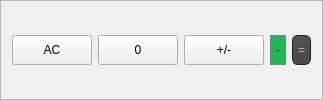
    <widget class="QFrame" name="frame_6">
     <property name="frameShape">
      <enum>QFrame::StyledPanel</enum>
     </property>
     <property name="frameShadow">
      <enum>QFrame::Raised</enum>
     </property>
     <layout class="QHBoxLayout" name="horizontalLayout_5">
      <item>
       <widget class="QPushButton" name="Clear">
        <property name="sizePolicy">
         <sizepolicy hsizetype="Preferred" vsizetype="Preferred">
          <horstretch>0</horstretch>
          <verstretch>0</verstretch>
         </sizepolicy>
        </property>
        <property name="minimumSize">
         <size>
          <width>0</width>
          <height>30</height>
         </size>
        </property>
        <property name="maximumSize">
         <size>
          <width>16777215</width>
          <height>30</height>
         </size>
        </property>
        <property name="styleSheet">
         <string notr="true"/>
        </property>
        <property name="text">
         <string>AC</string>
        </property>
       </widget>
      </item>
      <item>
       <widget class="QPushButton" name="Button0">
        <property name="minimumSize">
         <size>
          <width>0</width>
          <height>30</height>
         </size>
        </property>
        <property name="maximumSize">
         <size>
          <width>16777215</width>
          <height>30</height>
         </size>
        </property>
        <property name="styleSheet">
         <string notr="true"/>
        </property>
        <property name="text">
         <string>0</string>
        </property>
       </widget>
      </item>
      <item>
       <widget class="QPushButton" name="ChangeSign">
        <property name="minimumSize">
         <size>
          <width>0</width>
          <height>30</height>
         </size>
        </property>
        <property name="maximumSize">
         <size>
          <width>16777215</width>
          <height>30</height>
         </size>
        </property>
        <property name="styleSheet">
         <string notr="true">
 </string>
        </property>
        <property name="text">
         <string>+/-</string>
        </property>
       </widget>
      </item>
      <item>
       <widget class="QPushButton" name="Subtract">
        <property name="minimumSize">
         <size>
          <width>0</width>
          <height>30</height>
         </size>
        </property>
        <property name="maximumSize">
         <size>
          <width>16777215</width>
          <height>30</height>
         </size>
        </property>
        <property name="styleSheet">
         <string notr="true">QPushButton {
	background-color: #1db954;
	color: black;
     background-color: #1db954; border: 1px solid gray;
	border-radius: 10px;
	padding: 5px;
}
QPushButton:pressed {
    background-color: #212121; border: 1px solid gray;
	border-radius: 10px;
color: white;
	padding: 5px;
}</string>
        </property>
        <property name="text">
         <string>-</string>
        </property>
       </widget>
      </item>
      <item>
       <widget class="QPushButton" name="Equals">
        <property name="minimumSize">
         <size>
          <width>0</width>
          <height>30</height>
         </size>
        </property>
        <property name="maximumSize">
         <size>
          <width>16777215</width>
          <height>30</height>
         </size>
        </property>
        <property name="styleSheet">
         <string notr="true">QToolTip
{
     border: 1px solid black;
     background-color: #ffa02f;
     padding: 1px;
     border-radius: 3px;
     opacity: 100;
}

QWidget
{
    color: #b1b1b1;
    background-color: #323232;
}

QWidget:item:hover
{
    background-color: QLinearGradient( x1: 0, y1: 0, x2: 0, y2: 1, stop: 0 #ffa02f, stop: 1 #ca0619);
    color: #000000;
}

QWidget:item:selected
{
    background-color: QLinearGradient( x1: 0, y1: 0, x2: 0, y2: 1, stop: 0 #ffa02f, stop: 1 #d7801a);
}

QMenuBar::item
{
    background: transparent;
}

QMenuBar::item:selected
{
    background: transparent;
    border: 1px solid #ffaa00;
}

QMenuBar::item:pressed
{
    background: #444;
    border: 1px solid #000;
    background-color: QLinearGradient(
        x1:0, y1:0,
        x2:0, y2:1,
        stop:1 #212121,
        stop:0.4 #343434/*,
        stop:0.2 #343434,
        stop:0.1 #ffaa00*/
    );
    margin-bottom:-1px;
    padding-bottom:1px;
}

QMenu
{
    border: 1px solid #000;
}

QMenu::item
{
    padding: 2px 20px 2px 20px;
}

QMenu::item:selected
{
    color: #000000;
}

QWidget:disabled
{
    color: #404040;
    background-color: #323232;
}

QAbstractItemView
{
    background-color: QLinearGradient( x1: 0, y1: 0, x2: 0, y2: 1, stop: 0 #4d4d4d, stop: 0.1 #646464, stop: 1 #5d5d5d);
}

QWidget:focus
{
    /*border: 2px solid QLinearGradient( x1: 0, y1: 0, x2: 0, y2: 1, stop: 0 #ffa02f, stop: 1 #d7801a);*/
}

QLineEdit
{
    background-color: QLinearGradient( x1: 0, y1: 0, x2: 0, y2: 1, stop: 0 #4d4d4d, stop: 0 #646464, stop: 1 #5d5d5d);
    padding: 1px;
    border-style: solid;
    border: 1px solid #1e1e1e;
    border-radius: 5;
}

QPushButton
{
    color: #b1b1b1;
    background-color: QLinearGradient( x1: 0, y1: 0, x2: 0, y2: 1, stop: 0 #565656, stop: 0.1 #525252, stop: 0.5 #4e4e4e, stop: 0.9 #4a4a4a, stop: 1 #464646);
    border-width: 1px;
    border-color: #1e1e1e;
    border-style: solid;
    border-radius: 6;
    padding: 3px;
    font-size: 12px;
    padding-left: 5px;
    padding-right: 5px;
}

QPushButton:pressed
{
    background-color: QLinearGradient( x1: 0, y1: 0, x2: 0, y2: 1, stop: 0 #2d2d2d, stop: 0.1 #2b2b2b, stop: 0.5 #292929, stop: 0.9 #282828, stop: 1 #252525);
}

QComboBox
{
    selection-background-color: #ffaa00;
    background-color: QLinearGradient( x1: 0, y1: 0, x2: 0, y2: 1, stop: 0 #565656, stop: 0.1 #525252, stop: 0.5 #4e4e4e, stop: 0.9 #4a4a4a, stop: 1 #464646);
    border-style: solid;
    border: 1px solid #1e1e1e;
    border-radius: 5;
}

QComboBox:hover,QPushButton:hover
{
    border: 2px solid QLinearGradient( x1: 0, y1: 0, x2: 0, y2: 1, stop: 0 #ffa02f, stop: 1 #d7801a);
}


QComboBox:on
{
    padding-top: 3px;
    padding-left: 4px;
    background-color: QLinearGradient( x1: 0, y1: 0, x2: 0, y2: 1, stop: 0 #2d2d2d, stop: 0.1 #2b2b2b, stop: 0.5 #292929, stop: 0.9 #282828, stop: 1 #252525);
    selection-background-color: #ffaa00;
}

QComboBox QAbstractItemView
{
    border: 2px solid darkgray;
    selection-background-color: QLinearGradient( x1: 0, y1: 0, x2: 0, y2: 1, stop: 0 #ffa02f, stop: 1 #d7801a);
}

QComboBox::drop-down
{
     subcontrol-origin: padding;
     subcontrol-position: top right;
     width: 15px;

     border-left-width: 0px;
     border-left-color: darkgray;
     border-left-style: solid; /* just a single line */
     border-top-right-radius: 3px; /* same radius as the QComboBox */
     border-bottom-right-radius: 3px;
 }

QComboBox::down-arrow
{
     image: url(:/down_arrow.png);
}

QGroupBox:focus
{
border: 2px solid QLinearGradient( x1: 0, y1: 0, x2: 0, y2: 1, stop: 0 #ffa02f, stop: 1 #d7801a);
}

QTextEdit:focus
{
    border: 2px solid QLinearGradient( x1: 0, y1: 0, x2: 0, y2: 1, stop: 0 #ffa02f, stop: 1 #d7801a);
}

QScrollBar:horizontal {
     border: 1px solid #222222;
     background: QLinearGradient( x1: 0, y1: 0, x2: 0, y2: 1, stop: 0.0 #121212, stop: 0.2 #282828, stop: 1 #484848);
     height: 7px;
     margin: 0px 16px 0 16px;
}

QScrollBar::handle:horizontal
{
      background: QLinearGradient( x1: 0, y1: 0, x2: 1, y2: 0, stop: 0 #ffa02f, stop: 0.5 #d7801a, stop: 1 #ffa02f);
      min-height: 20px;
      border-radius: 2px;
}

QScrollBar::add-line:horizontal {
      border: 1px solid #1b1b19;
      border-radius: 2px;
      background: QLinearGradient( x1: 0, y1: 0, x2: 1, y2: 0, stop: 0 #ffa02f, stop: 1 #d7801a);
      width: 14px;
      subcontrol-position: right;
      subcontrol-origin: margin;
}

QScrollBar::sub-line:horizontal {
      border: 1px solid #1b1b19;
      border-radius: 2px;
      background: QLinearGradient( x1: 0, y1: 0, x2: 1, y2: 0, stop: 0 #ffa02f, stop: 1 #d7801a);
      width: 14px;
     subcontrol-position: left;
     subcontrol-origin: margin;
}

QScrollBar::right-arrow:horizontal, QScrollBar::left-arrow:horizontal
{
      border: 1px solid black;
      width: 1px;
      height: 1px;
      background: white;
}

QScrollBar::add-page:horizontal, QScrollBar::sub-page:horizontal
{
      background: none;
}

QScrollBar:vertical
{
      background: QLinearGradient( x1: 0, y1: 0, x2: 1, y2: 0, stop: 0.0 #121212, stop: 0.2 #282828, stop: 1 #484848);
      width: 7px;
      margin: 16px 0 16px 0;
      border: 1px solid #222222;
}

QScrollBar::handle:vertical
{
      background: QLinearGradient( x1: 0, y1: 0, x2: 0, y2: 1, stop: 0 #ffa02f, stop: 0.5 #d7801a, stop: 1 #ffa02f);
      min-height: 20px;
      border-radius: 2px;
}

QScrollBar::add-line:vertical
{
      border: 1px solid #1b1b19;
      border-radius: 2px;
      background: QLinearGradient( x1: 0, y1: 0, x2: 0, y2: 1, stop: 0 #ffa02f, stop: 1 #d7801a);
      height: 14px;
      subcontrol-position: bottom;
      subcontrol-origin: margin;
}

QScrollBar::sub-line:vertical
{
      border: 1px solid #1b1b19;
      border-radius: 2px;
      background: QLinearGradient( x1: 0, y1: 0, x2: 0, y2: 1, stop: 0 #d7801a, stop: 1 #ffa02f);
      height: 14px;
      subcontrol-position: top;
      subcontrol-origin: margin;
}

QScrollBar::up-arrow:vertical, QScrollBar::down-arrow:vertical
{
      border: 1px solid black;
      width: 1px;
      height: 1px;
      background: white;
}


QScrollBar::add-page:vertical, QScrollBar::sub-page:vertical
{
      background: none;
}

QTextEdit
{
    background-color: #242424;
}

QPlainTextEdit
{
    background-color: #242424;
}

QHeaderView::section
{
    background-color: QLinearGradient(x1:0, y1:0, x2:0, y2:1, stop:0 #616161, stop: 0.5 #505050, stop: 0.6 #434343, stop:1 #656565);
    color: white;
    padding-left: 4px;
    border: 1px solid #6c6c6c;
}

QCheckBox:disabled
{
color: #414141;
}

QDockWidget::title
{
    text-align: center;
    spacing: 3px; /* spacing between items in the tool bar */
    background-color: QLinearGradient(x1:0, y1:0, x2:0, y2:1, stop:0 #323232, stop: 0.5 #242424, stop:1 #323232);
}

QDockWidget::close-button, QDockWidget::float-button
{
    text-align: center;
    spacing: 1px; /* spacing between items in the tool bar */
    background-color: QLinearGradient(x1:0, y1:0, x2:0, y2:1, stop:0 #323232, stop: 0.5 #242424, stop:1 #323232);
}

QDockWidget::close-button:hover, QDockWidget::float-button:hover
{
    background: #242424;
}

QDockWidget::close-button:pressed, QDockWidget::float-button:pressed
{
    padding: 1px -1px -1px 1px;
}

QMainWindow::separator
{
    background-color: QLinearGradient(x1:0, y1:0, x2:0, y2:1, stop:0 #161616, stop: 0.5 #151515, stop: 0.6 #212121, stop:1 #343434);
    color: white;
    padding-left: 4px;
    border: 1px solid #4c4c4c;
    spacing: 3px; /* spacing between items in the tool bar */
}

QMainWindow::separator:hover
{

    background-color: QLinearGradient(x1:0, y1:0, x2:0, y2:1, stop:0 #d7801a, stop:0.5 #b56c17 stop:1 #ffa02f);
    color: white;
    padding-left: 4px;
    border: 1px solid #6c6c6c;
    spacing: 3px; /* spacing between items in the tool bar */
}

QToolBar::handle
{
     spacing: 3px; /* spacing between items in the tool bar */
     background: url(:/images/handle.png);
}

QMenu::separator
{
    height: 2px;
    background-color: QLinearGradient(x1:0, y1:0, x2:0, y2:1, stop:0 #161616, stop: 0.5 #151515, stop: 0.6 #212121, stop:1 #343434);
    color: white;
    padding-left: 4px;
    margin-left: 10px;
    margin-right: 5px;
}

QProgressBar
{
    border: 2px solid grey;
    border-radius: 5px;
    text-align: center;
}

QProgressBar::chunk
{
    background-color: #d7801a;
    width: 2.15px;
    margin: 0.5px;
}

QTabBar::tab {
    color: #b1b1b1;
    border: 1px solid #444;
    border-bottom-style: none;
    background-color: #323232;
    padding-left: 10px;
    padding-right: 10px;
    padding-top: 3px;
    padding-bottom: 2px;
    margin-right: -1px;
}

QTabWidget::pane {
    border: 1px solid #444;
    top: 1px;
}

QTabBar::tab:last
{
    margin-right: 0; /* the last selected tab has nothing to overlap with on the right */
    border-top-right-radius: 3px;
}

QTabBar::tab:first:!selected
{
 margin-left: 0px; /* the last selected tab has nothing to overlap with on the right */


    border-top-left-radius: 3px;
}

QTabBar::tab:!selected
{
    color: #b1b1b1;
    border-bottom-style: solid;
    margin-top: 3px;
    background-color: QLinearGradient(x1:0, y1:0, x2:0, y2:1, stop:1 #212121, stop:.4 #343434);
}

QTabBar::tab:selected
{
    border-top-left-radius: 3px;
    border-top-right-radius: 3px;
    margin-bottom: 0px;
}

QTabBar::tab:!selected:hover
{
    /*border-top: 2px solid #ffaa00;
    padding-bottom: 3px;*/
    border-top-left-radius: 3px;
    border-top-right-radius: 3px;
    background-color: QLinearGradient(x1:0, y1:0, x2:0, y2:1, stop:1 #212121, stop:0.4 #343434, stop:0.2 #343434, stop:0.1 #ffaa00);
}

QRadioButton::indicator:checked, QRadioButton::indicator:unchecked{
    color: #b1b1b1;
    background-color: #323232;
    border: 1px solid #b1b1b1;
    border-radius: 6px;
}

QRadioButton::indicator:checked
{
    background-color: qradialgradient(
        cx: 0.5, cy: 0.5,
        fx: 0.5, fy: 0.5,
        radius: 1.0,
        stop: 0.25 #ffaa00,
        stop: 0.3 #323232
    );
}

QCheckBox::indicator{
    color: #b1b1b1;
    background-color: #323232;
    border: 1px solid #b1b1b1;
    width: 9px;
    height: 9px;
}

QRadioButton::indicator
{
    border-radius: 6px;
}

QRadioButton::indicator:hover, QCheckBox::indicator:hover
{
    border: 1px solid #ffaa00;
}

QCheckBox::indicator:checked
{
    image:url(:/images/checkbox.png);
}

QCheckBox::indicator:disabled, QRadioButton::indicator:disabled
{
    border: 1px solid #444;
}</string>
        </property>
        <property name="text">
         <string>=</string>
        </property>
       </widget>
      </item>
     </layout>
    </widget>
